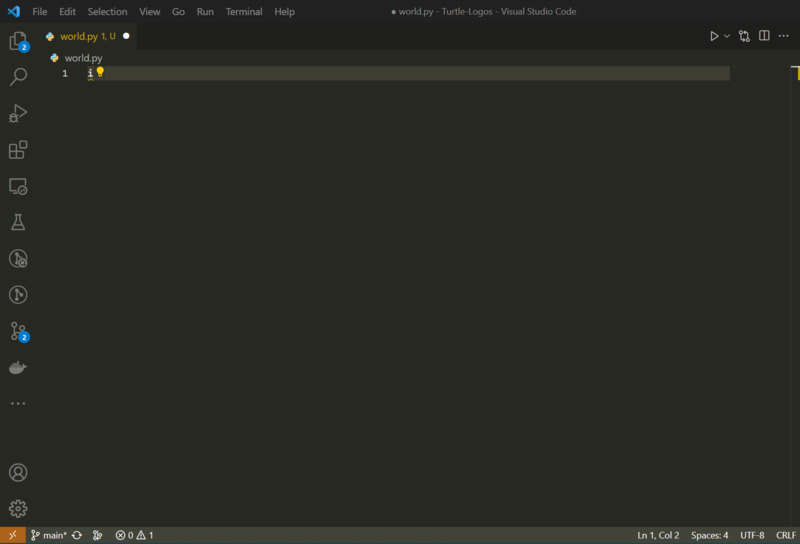
#> input picture assignment 15/practice/img/1.JPG, 800 x 544 px; its folder holds 4 pictures in this run
$ python gif.py
#> lines starting #> are read from the running program, lines starting #| are printed output that depends on the picture
import os
import imageio
import numpy as np

myfiles = os.listdir("img")

images = []
for i in range(len(myfiles)):
    image = imageio.imread("img/" + myfiles[i])
#> image is the input picture: shape (544, 800, 3); mean R, G, B 40.5, 41.5, 35.6
    image = np.resize(image, (700, 800, 3))
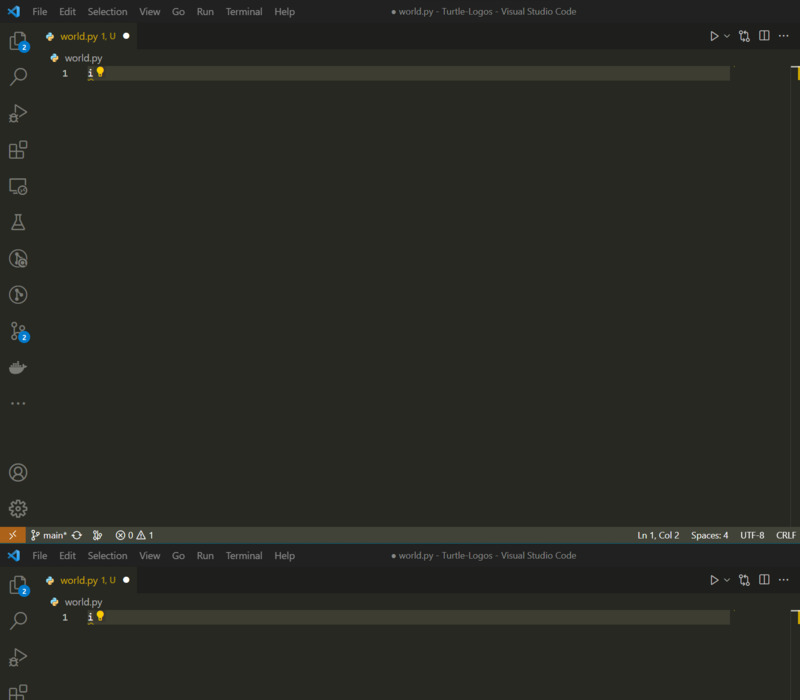
#> image: shape (700, 800, 3); mean R, G, B 40.4, 41.3, 35.6
    images.append(image)
#> pass 2 of the loop `for i in range(len(myfiles)):`:
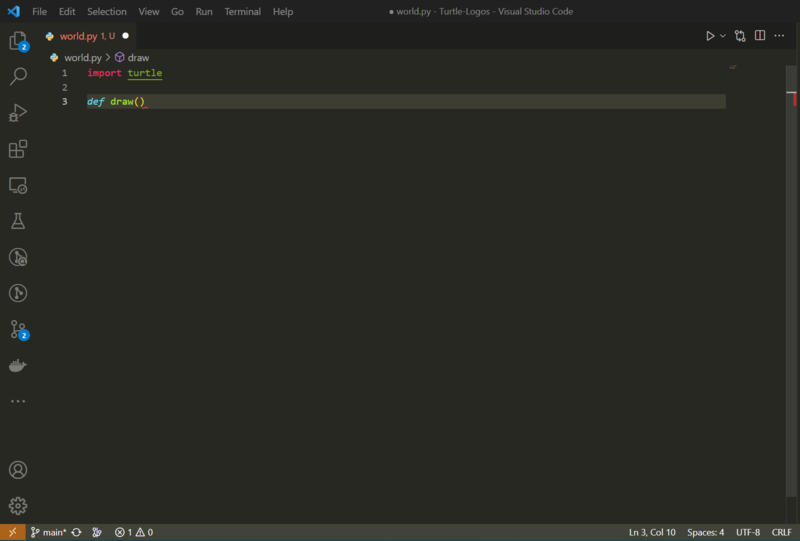
#> input picture assignment 15/practice/img/10.JPG, 800 x 541 px
#> image is the input picture: shape (541, 800, 3); mean R, G, B 40.8, 41.8, 35.9
#> `image = np.resize(image, (700, 800, 3))`:
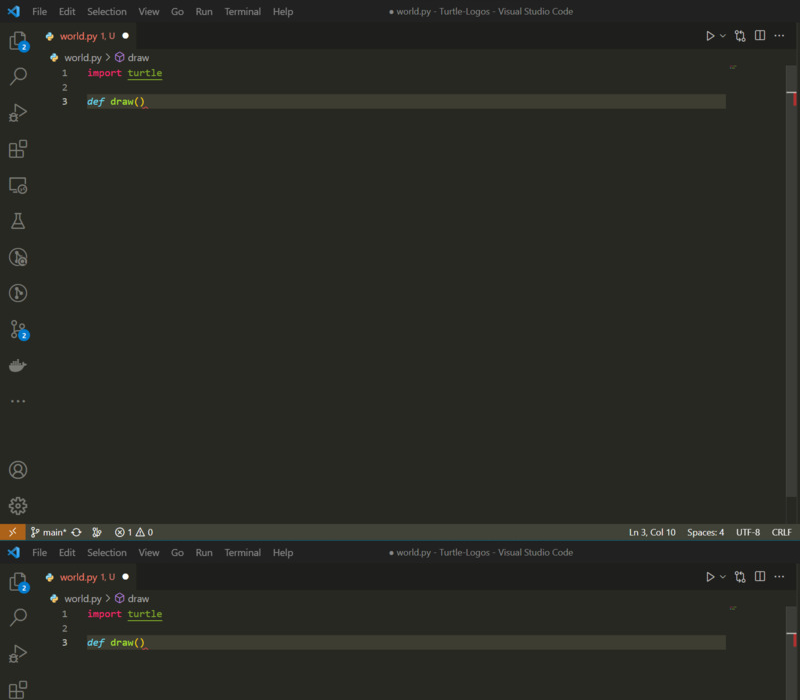
#> image: shape (700, 800, 3); mean R, G, B 40.8, 41.6, 35.9
#> pass 3 of the loop `for i in range(len(myfiles)):`:
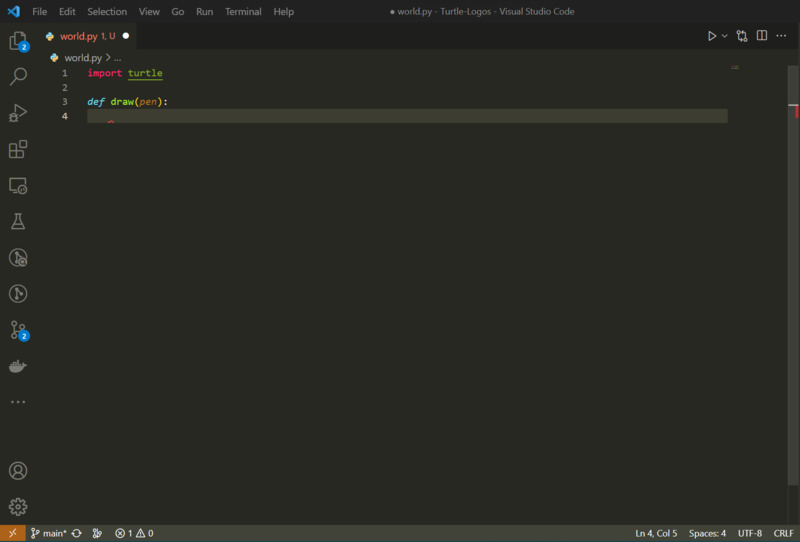
#> input picture assignment 15/practice/img/11.JPG, 800 x 542 px
#> image is the input picture: shape (542, 800, 3); mean R, G, B 40.8, 41.8, 35.9
#> `image = np.resize(image, (700, 800, 3))`:
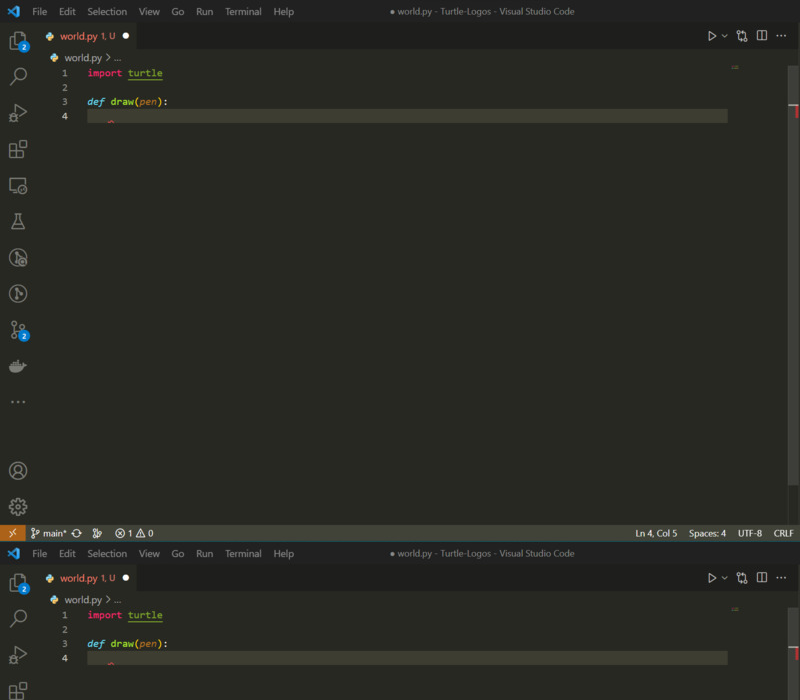
#> image: shape (700, 800, 3); mean R, G, B 40.8, 41.6, 35.9
#> the loop made 4 passes; the first 3 are shown
print(images)
imageio.mimsave("2.gif" , images)
